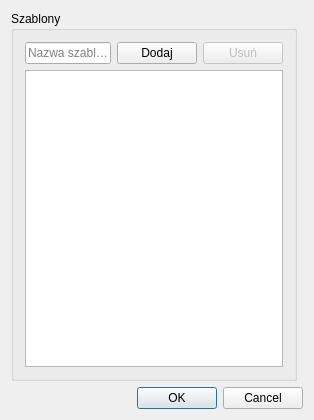
<?xml version="1.0" encoding="UTF-8"?>
<ui version="4.0">
 <class>actionTmplDialog</class>
 <widget class="QDialog" name="actionTmplDialog">
  <property name="geometry">
   <rect>
    <x>0</x>
    <y>0</y>
    <width>314</width>
    <height>420</height>
   </rect>
  </property>
  <property name="minimumSize">
   <size>
    <width>0</width>
    <height>420</height>
   </size>
  </property>
  <property name="windowTitle">
   <string>Zarządzanie szablonami</string>
  </property>
  <layout class="QGridLayout" name="gridLayout_2">
   <item row="2" column="0" colspan="2">
    <widget class="QDialogButtonBox" name="m_ButtonBox">
     <property name="standardButtons">
      <set>QDialogButtonBox::Cancel|QDialogButtonBox::Ok</set>
     </property>
    </widget>
   </item>
   <item row="1" column="1">
    <widget class="ActionDefinitionWidget" name="m_ActionWidget" native="true">
     <property name="enabled">
      <bool>false</bool>
     </property>
    </widget>
   </item>
   <item row="1" column="0">
    <widget class="QGroupBox" name="m_Templates">
     <property name="minimumSize">
      <size>
       <width>280</width>
       <height>0</height>
      </size>
     </property>
     <property name="maximumSize">
      <size>
       <width>320</width>
       <height>16777215</height>
      </size>
     </property>
     <property name="title">
      <string>Szablony</string>
     </property>
     <layout class="QGridLayout" name="gridLayout_3">
      <item row="0" column="1">
       <widget class="QPushButton" name="m_AddTemplate">
        <property name="text">
         <string>Dodaj</string>
        </property>
       </widget>
      </item>
      <item row="0" column="2">
       <widget class="QPushButton" name="m_RemoveTemplate">
        <property name="enabled">
         <bool>false</bool>
        </property>
        <property name="text">
         <string>Usuń</string>
        </property>
       </widget>
      </item>
      <item row="1" column="0" colspan="3">
       <widget class="QListWidget" name="m_TemplateList">
        <property name="editTriggers">
         <set>QAbstractItemView::NoEditTriggers</set>
        </property>
        <property name="showDropIndicator" stdset="0">
         <bool>false</bool>
        </property>
        <property name="uniformItemSizes">
         <bool>true</bool>
        </property>
        <property name="sortingEnabled">
         <bool>true</bool>
        </property>
       </widget>
      </item>
      <item row="0" column="0">
       <widget class="QLineEdit" name="m_TemplateName">
        <property name="placeholderText">
         <string>Nazwa szablonu</string>
        </property>
       </widget>
      </item>
     </layout>
    </widget>
   </item>
  </layout>
 </widget>
 <layoutdefault spacing="6" margin="11"/>
 <customwidgets>
  <customwidget>
   <class>ActionDefinitionWidget</class>
   <extends>QWidget</extends>
   <header location="global">actionDefinitionWidget.h</header>
   <container>1</container>
  </customwidget>
 </customwidgets>
 <tabstops>
  <tabstop>m_TemplateName</tabstop>
  <tabstop>m_AddTemplate</tabstop>
  <tabstop>m_RemoveTemplate</tabstop>
  <tabstop>m_TemplateList</tabstop>
  <tabstop>m_ButtonBox</tabstop>
 </tabstops>
 <resources/>
 <connections>
  <connection>
   <sender>m_ButtonBox</sender>
   <signal>accepted()</signal>
   <receiver>actionTmplDialog</receiver>
   <slot>apply()</slot>
   <hints>
    <hint type="sourcelabel">
     <x>369</x>
     <y>339</y>
    </hint>
    <hint type="destinationlabel">
     <x>369</x>
     <y>179</y>
    </hint>
   </hints>
  </connection>
  <connection>
   <sender>m_ButtonBox</sender>
   <signal>rejected()</signal>
   <receiver>actionTmplDialog</receiver>
   <slot>reject()</slot>
   <hints>
    <hint type="sourcelabel">
     <x>369</x>
     <y>339</y>
    </hint>
    <hint type="destinationlabel">
     <x>369</x>
     <y>179</y>
    </hint>
   </hints>
  </connection>
  <connection>
   <sender>m_AddTemplate</sender>
   <signal>clicked()</signal>
   <receiver>actionTmplDialog</receiver>
   <slot>addTemplate()</slot>
   <hints>
    <hint type="sourcelabel">
     <x>194</x>
     <y>43</y>
    </hint>
    <hint type="destinationlabel">
     <x>369</x>
     <y>179</y>
    </hint>
   </hints>
  </connection>
  <connection>
   <sender>m_RemoveTemplate</sender>
   <signal>clicked()</signal>
   <receiver>actionTmplDialog</receiver>
   <slot>removeTemplate()</slot>
   <hints>
    <hint type="sourcelabel">
     <x>275</x>
     <y>43</y>
    </hint>
    <hint type="destinationlabel">
     <x>369</x>
     <y>179</y>
    </hint>
   </hints>
  </connection>
  <connection>
   <sender>m_TemplateList</sender>
   <signal>currentItemChanged(QListWidgetItem*,QListWidgetItem*)</signal>
   <receiver>actionTmplDialog</receiver>
   <slot>currentTemplateChanged(QListWidgetItem*,QListWidgetItem*)</slot>
   <hints>
    <hint type="sourcelabel">
     <x>165</x>
     <y>186</y>
    </hint>
    <hint type="destinationlabel">
     <x>369</x>
     <y>179</y>
    </hint>
   </hints>
  </connection>
 </connections>
 <slots>
  <slot>addTemplate()</slot>
  <slot>removeTemplate()</slot>
  <slot>currentTemplateChanged(QListWidgetItem*,QListWidgetItem*)</slot>
  <slot>apply()</slot>
 </slots>
</ui>
